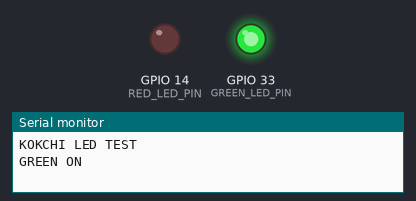
A sketch run on a simulated ESP32. Parts: output pins drawn as LEDs (lit = HIGH), the last lines printed to the serial monitor.

Above: at 0.5 s.
At 2.7 s:
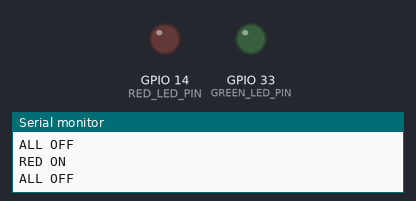
At 5.0 s:
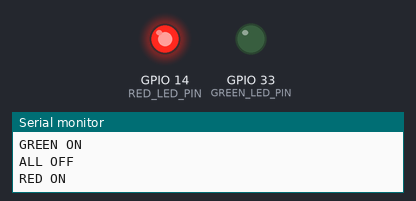
Timing chart, 0 to 6.9 s (numbered marks = the images above):
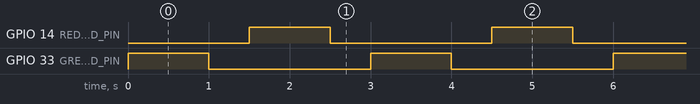

Measured:
- by itself, GPIO 14 (RED_LED_PIN), GPIO 33 (GREEN_LED_PIN): alternates HIGH for 1.0 s and LOW for 2.0 s
- by itself, everything shown: repeats every 3.0 s, in 4 steps

The sketch:

vibration_mpu_interference_test.ino
```cpp
const int GREEN_LED_PIN = 33;
const int RED_LED_PIN   = 14;

void setup() {
  Serial.begin(115200);

  pinMode(GREEN_LED_PIN, OUTPUT);
  pinMode(RED_LED_PIN, OUTPUT);

  digitalWrite(GREEN_LED_PIN, LOW);
  digitalWrite(RED_LED_PIN, LOW);

  Serial.println("KOKCHI LED TEST");
}

void loop() {

  // 1. 초록 LED
  Serial.println("GREEN ON");
  digitalWrite(GREEN_LED_PIN, HIGH);
  digitalWrite(RED_LED_PIN, LOW);
  delay(1000);

  // 2. 모두 OFF
  Serial.println("ALL OFF");
  digitalWrite(GREEN_LED_PIN, LOW);
  digitalWrite(RED_LED_PIN, LOW);
  delay(500);

  // 3. 빨강 LED
  Serial.println("RED ON");
  digitalWrite(GREEN_LED_PIN, LOW);
  digitalWrite(RED_LED_PIN, HIGH);
  delay(1000);

  // 4. 모두 OFF
  Serial.println("ALL OFF");
  digitalWrite(GREEN_LED_PIN, LOW);
  digitalWrite(RED_LED_PIN, LOW);
  delay(500);
}
```
